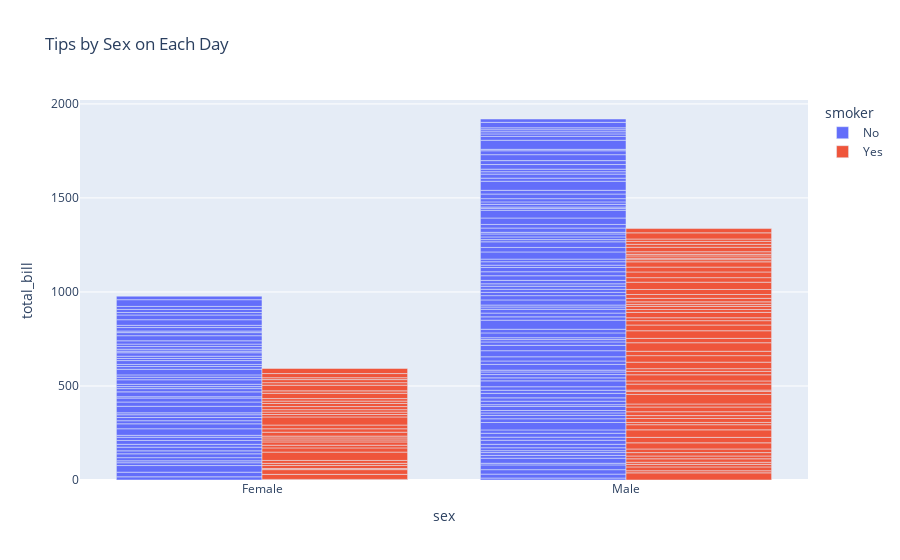

Here is the notebook cell this chart was saved with:
### Code cell
df_tips_2 = px.data.tips()
px.bar(df_tips_2, x='sex', y='total_bill', color='smoker', title='Tips by Sex on Each Day', labels={'tip': 'Tip Amount', 'day': 'Day of the Week'}, barmode='group')

### Figure 1 — Plotly figure (JSON) as saved in the notebook; plotly's stock layout.template omitted (floating-point values rounded to 4 significant figures; data arrays with more than 128 entries replaced by an {"elided": "..."} marker saying what was removed)
{"data": [{"alignmentgroup": "True", "hovertemplate": "smoker=No<br>sex=%{x}<br>total_bill=%{y}<extra></extra>", "legendgroup": "No", "marker": {"color": "#636efa", "pattern": {"shape": ""}}, "name": "No", "offsetgroup": "No", "orientation": "v", "showlegend": true, "textposition": "auto", "type": "bar", "x": {"elided": "151 str values"}, "xaxis": "x", "y": {"elided": "151 float values"}, "yaxis": "y"}, {"alignmentgroup": "True", "hovertemplate": "smoker=Yes<br>sex=%{x}<br>total_bill=%{y}<extra></extra>", "legendgroup": "Yes", "marker": {"color": "#EF553B", "pattern": {"shape": ""}}, "name": "Yes", "offsetgroup": "Yes", "orientation": "v", "showlegend": true, "textposition": "auto", "type": "bar", "x": ["Male", "Male", "Male", "Male", "Male", "Male", "Female", "Male", "Female", "Female", "Male", "Male", "Male", "Male", "Female", "Female", "Male", "Male", "Male", "Male", "Female", "Female", "Female", "Female", "Male", "Male", "Male", "Female", "Male", "Female", "Female", "Female", "Male", "Male", "Male", "Male", "Male", "Male", "Male", "Male", "Female", "Male", "Male", "Male", "Male", "Male", "Male", "Female", "Male", "Female", "Male", "Male", "Female", "Male", "Male", "Male", "Male", "Female", "Female", "Male", "Male", "Female", "Female", "Female", "Male", "Female", "Male", "Male", "Male", "Female", "Male", "Male", "Female", "Female", "Female", "Male", "Male", "Male", "Female", "Male", "Female", "Male", "Male", "Female", "Female", "Female", "Male", "Male", "Male", "Male", "Male", "Female", "Male"], "xaxis": "x", "y": [38.01, 11.24, 20.29, 13.81, 11.02, 18.29, 3.07, 15.01, 26.86, 25.28, 17.92, 19.44, 32.68, 28.97, 5.75, 16.32, 40.17, 27.28, 12.03, 21.01, 11.35, 15.38, 44.3, 22.42, 15.36, 20.49, 25.21, 14.31, 16, 17.51, 10.59, 10.63, 50.81, 15.81, 7.25, 31.85, 16.82, 32.9, 17.89, 14.48, 9.6, 34.63, 34.65, 23.33, 45.35, 23.17, 40.55, 20.9, 30.46, 18.15, 23.1, 15.69, 19.81, 28.44, 15.48, 16.58, 10.34, 43.11, 13, 13.51, 18.71, 12.74, 13, 16.4, 20.53, 16.47, 26.59, 38.73, 24.27, 12.76, 30.06, 25.89, 13.27, 28.17, 12.9, 28.15, 11.59, 7.74, 30.14, 12.16, 13.42, 8.58, 13.42, 16.27, 10.09, 22.12, 24.01, 15.69, 15.53, 12.6, 32.83, 27.18, 22.67], "yaxis": "y"}], "layout": {"barmode": "group", "legend": {"title": {"text": "smoker"}, "tracegroupgap": 0}, "title": {"text": "Tips by Sex on Each Day"}, "xaxis": {"anchor": "y", "domain": [0, 1], "title": {"text": "sex"}}, "yaxis": {"anchor": "x", "domain": [0, 1], "title": {"text": "total_bill"}}}}
